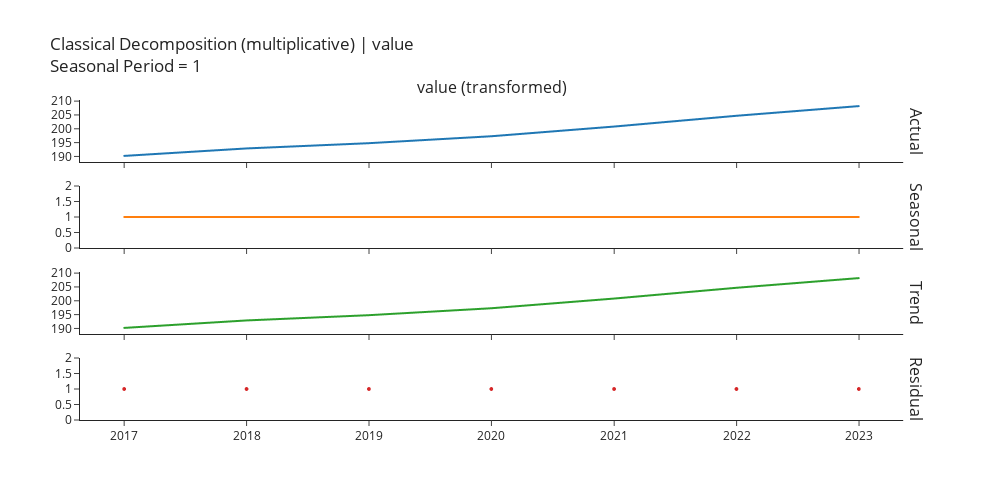
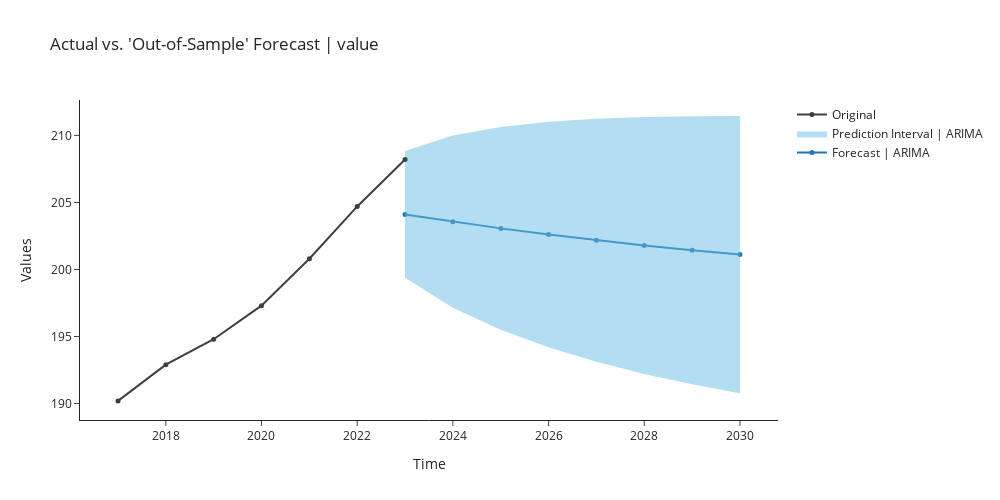

The notebook cell these images were saved under, in order:
### Markdown cell above
## ARIMA model

The ARIMA model is a model based on the Autoregression moving average (ARMA), 
but since the ARMA model is only a model for stationary time series, it is implemented as an ARIMA model including normalizing the abnormal data.

### Code cell
arima = exp.create_model('arima')
exp.plot_model(plot = 'decomp',
               data_kwargs = {'type' : 'multiplicative'},
               fig_kwargs = {"height":500,"width":1000,"template": "simple_white","hoverinfo":"none","big_data_threshold":10})
exp.plot_model(estimator = arima, plot = 'forecast', 
               data_kwargs = {'fh' : 8},
               fig_kwargs = {"height":500,"width":1000,"template": "simple_white","hoverinfo":"none","big_data_threshold":10})

### Figure 1 — Plotly figure (JSON) as saved in the notebook; plotly's stock layout.template omitted (floating-point values rounded to 4 significant figures)
{"data": [{"line": {"color": "rgb(31, 119, 180)", "width": 2}, "marker": {"size": 2}, "mode": "lines+markers", "name": "Actual", "type": "scattergl", "x": ["2017-01-01T00:00:00", "2018-01-01T00:00:00", "2019-01-01T00:00:00", "2020-01-01T00:00:00", "2021-01-01T00:00:00", "2022-01-01T00:00:00", "2023-01-01T00:00:00"], "xaxis": "x", "y": [190.2, 192.9, 194.8, 197.3, 200.8, 204.7, 208.2], "yaxis": "y"}, {"line": {"color": "rgb(255, 127, 14)", "width": 2}, "marker": {"size": 2}, "mode": "lines+markers", "name": "Seasonal", "type": "scattergl", "x": ["2017-01-01T00:00:00", "2018-01-01T00:00:00", "2019-01-01T00:00:00", "2020-01-01T00:00:00", "2021-01-01T00:00:00", "2022-01-01T00:00:00", "2023-01-01T00:00:00"], "xaxis": "x2", "y": [1, 1, 1, 1, 1, 1, 1], "yaxis": "y2"}, {"line": {"color": "rgb(44, 160, 44)", "width": 2}, "marker": {"size": 2}, "mode": "lines+markers", "name": "Trend", "type": "scattergl", "x": ["2017-01-01T00:00:00", "2018-01-01T00:00:00", "2019-01-01T00:00:00", "2020-01-01T00:00:00", "2021-01-01T00:00:00", "2022-01-01T00:00:00", "2023-01-01T00:00:00"], "xaxis": "x3", "y": [190.2, 192.9, 194.8, 197.3, 200.8, 204.7, 208.2], "yaxis": "y3"}, {"line": {"color": "rgb(214, 39, 40)", "width": 2}, "marker": {"size": 4}, "mode": "markers", "name": "Residuals", "type": "scattergl", "x": ["2017-01-01T00:00:00", "2018-01-01T00:00:00", "2019-01-01T00:00:00", "2020-01-01T00:00:00", "2021-01-01T00:00:00", "2022-01-01T00:00:00", "2023-01-01T00:00:00"], "xaxis": "x4", "y": [1, 1, 1, 1, 1, 1, 1], "yaxis": "y4"}], "layout": {"annotations": [{"font": {"size": 16}, "showarrow": false, "text": "value (transformed)", "x": 0.49, "xanchor": "center", "xref": "paper", "y": 1, "yanchor": "bottom", "yref": "paper"}, {"font": {"size": 16}, "showarrow": false, "text": "Actual", "textangle": 90, "x": 0.98, "xanchor": "left", "xref": "paper", "y": 0.9031, "yanchor": "middle", "yref": "paper"}, {"font": {"size": 16}, "showarrow": false, "text": "Seasonal", "textangle": 90, "x": 0.98, "xanchor": "left", "xref": "paper", "y": 0.6344, "yanchor": "middle", "yref": "paper"}, {"font": {"size": 16}, "showarrow": false, "text": "Trend", "textangle": 90, "x": 0.98, "xanchor": "left", "xref": "paper", "y": 0.3656, "yanchor": "middle", "yref": "paper"}, {"font": {"size": 16}, "showarrow": false, "text": "Residual", "textangle": 90, "x": 0.98, "xanchor": "left", "xref": "paper", "y": 0.09688, "yanchor": "middle", "yref": "paper"}], "autosize": false, "height": 500, "showlegend": false, "title": {"text": "Classical Decomposition (multiplicative) | value<br>Seasonal Period = 1"}, "width": 1000, "xaxis": {"anchor": "y", "domain": [0, 0.98], "matches": "x4", "showticklabels": false}, "xaxis2": {"anchor": "y2", "domain": [0, 0.98], "matches": "x4", "showticklabels": false}, "xaxis3": {"anchor": "y3", "domain": [0, 0.98], "matches": "x4", "showticklabels": false}, "xaxis4": {"anchor": "y4", "domain": [0, 0.98]}, "yaxis": {"anchor": "x", "domain": [0.8063, 1]}, "yaxis2": {"anchor": "x2", "domain": [0.5375, 0.7312]}, "yaxis3": {"anchor": "x3", "domain": [0.2687, 0.4625]}, "yaxis4": {"anchor": "x4", "domain": [0, 0.1938]}}}

### Figure 2 — Plotly figure (JSON) as saved in the notebook; plotly's stock layout.template omitted (floating-point values rounded to 4 significant figures)
{"data": [{"line": {"color": "#1f77b4"}, "marker": {"size": 5}, "mode": "lines+markers", "name": "Forecast | ARIMA", "showlegend": true, "type": "scatter", "x": ["2023-01-01T00:00:00", "2024-01-01T00:00:00", "2025-01-01T00:00:00", "2026-01-01T00:00:00", "2027-01-01T00:00:00", "2028-01-01T00:00:00", "2029-01-01T00:00:00", "2030-01-01T00:00:00"], "y": [204.1, 203.6, 203.1, 202.6, 202.2, 201.8, 201.4, 201.1]}, {"line": {"width": 0}, "marker": {"color": "#68BBE3"}, "mode": "lines", "name": "Lower Interval", "showlegend": false, "type": "scatter", "x": ["2023-01-01T00:00:00", "2024-01-01T00:00:00", "2025-01-01T00:00:00", "2026-01-01T00:00:00", "2027-01-01T00:00:00", "2028-01-01T00:00:00", "2029-01-01T00:00:00", "2030-01-01T00:00:00"], "y": [199.4, 197.1, 195.5, 194.2, 193.1, 192.2, 191.4, 190.8]}, {"fill": "tonexty", "fillcolor": "rgba(104,187,227,0.5)", "line": {"width": 0}, "marker": {"color": "#68BBE3"}, "mode": "lines", "name": "Prediction Interval | ARIMA", "showlegend": true, "type": "scatter", "x": ["2023-01-01T00:00:00", "2024-01-01T00:00:00", "2025-01-01T00:00:00", "2026-01-01T00:00:00", "2027-01-01T00:00:00", "2028-01-01T00:00:00", "2029-01-01T00:00:00", "2030-01-01T00:00:00"], "y": [208.8, 210.0, 210.6, 211.0, 211.2, 211.4, 211.4, 211.4]}, {"marker": {"color": "#3f3f3f", "size": 5}, "mode": "lines+markers", "name": "Original", "showlegend": true, "type": "scatter", "x": ["2017-01-01T00:00:00", "2018-01-01T00:00:00", "2019-01-01T00:00:00", "2020-01-01T00:00:00", "2021-01-01T00:00:00", "2022-01-01T00:00:00", "2023-01-01T00:00:00"], "y": [190.2, 192.9, 194.8, 197.3, 200.8, 204.7, 208.2]}], "layout": {"autosize": false, "height": 500, "showlegend": true, "title": {"text": "Actual vs. 'Out-of-Sample' Forecast | value"}, "width": 1000, "xaxis": {"title": {"text": "Time"}}, "yaxis": {"title": {"text": "Values"}}}}
